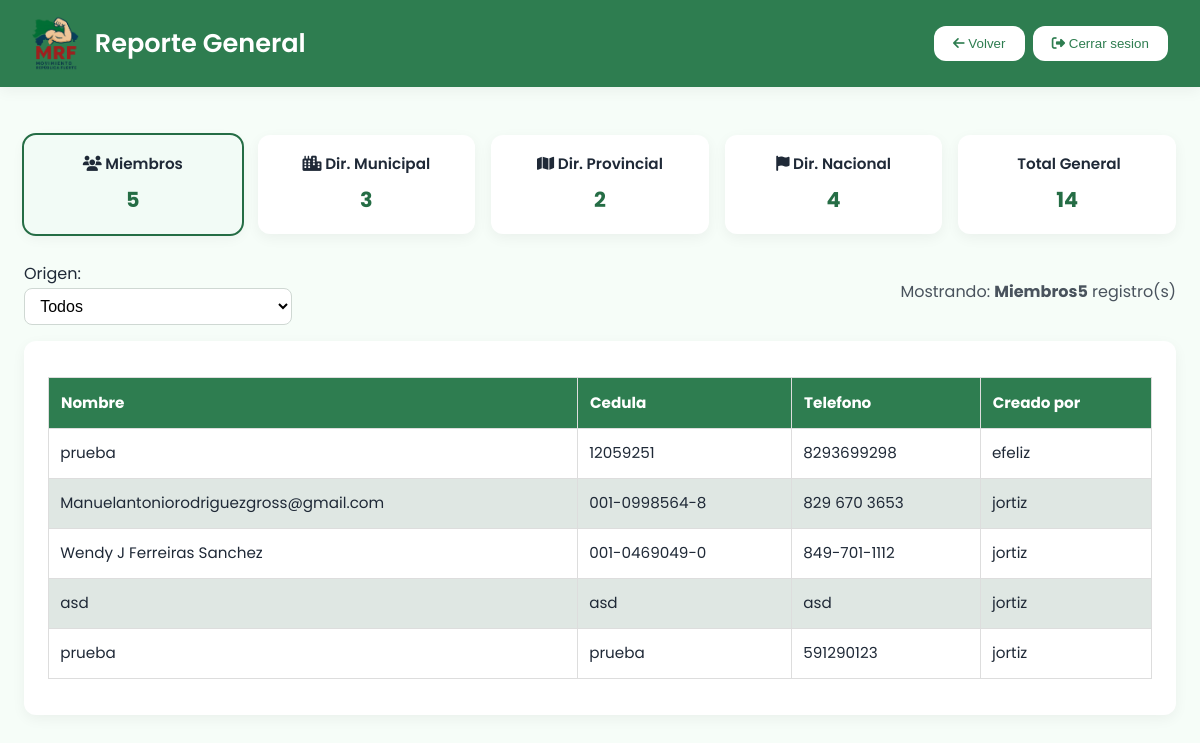
Screenshot of /reporte-por-usuario/ (signed in) with the database file from the repository.
### registro/models.py (models this page shows, shortened)
class Miembro(models.Model):
    nombre = models.CharField(max_length=100)
    cedula = models.CharField(max_length=20)
    telefono = models.CharField(max_length=20)
    sector = models.CharField(max_length=100)
    colegio = models.CharField(max_length=100)
    email = models.EmailField(blank=True)
    oficio = models.CharField(max_length=100, blank=True)
    creado_por = models.ForeignKey(User, on_delete=models.CASCADE, null=True, blank=True)

### registro/views.py (the view)
# urls.py: path('reporte-por-usuario/', views.reporte_general_por_usuario, name='reporte_por_usuario'),
@login_required
def reporte_general_por_usuario(request):
    tipo = request.GET.get('tipo', 'miembros')
    tipos_validos = {'miembros', 'municipales', 'provinciales', 'nacionales'}
    if tipo not in tipos_validos:
        tipo = 'miembros'
    origen = request.GET.get('origen', 'todos')
    if origen not in {'todos', 'web', 'usuarios'}:
        origen = 'todos'
    totales = {
        'miembros': Miembro.objects.count(),
        'municipales': CargoMunicipal.objects.count(),
        'provinciales': CargoProvincial.objects.count(),
        'nacionales': CargoNacional.objects.count(),
    }
    totales['general'] = sum(totales.values())
    totales_web = {
        'miembros': Miembro.objects.filter(creado_por__isnull=True).count(),
        'municipales': CargoMunicipal.objects.filter(creado_por__isnull=True).count(),
        'provinciales': CargoProvincial.objects.filter(creado_por__isnull=True).count(),
        'nacionales': CargoNacional.objects.filter(creado_por__isnull=True).count(),
    }
    if tipo == 'miembros':
        qs = Miembro.objects.select_related('creado_por').order_by('-id')
    elif tipo == 'municipales':
        qs = CargoMunicipal.objects.select_related('creado_por').order_by('-id')
    elif tipo == 'provinciales':
        qs = CargoProvincial.objects.select_related('creado_por').order_by('-id')
    else:  # 'nacionales'
        qs = CargoNacional.objects.select_related('creado_por').order_by('-id')
    if origen == 'web':
        qs = qs.filter(creado_por__isnull=True)
    elif origen == 'usuarios':
        qs = qs.filter(creado_por__isnull=False)
    titulos = {
        'miembros': 'Miembros',
        'municipales': 'Direccion Municipal',
        'provinciales': 'Direccion Provincial',
        'nacionales': 'Direccion Nacional',
    }
    context = {
        'tipo': tipo,
        'origen': origen,
        'titulo_tipo': titulos[tipo],
        'totales': totales,
        'totales_web': totales_web,
        'records': qs,
        'total_mostrado': qs.count(),
    }
    return render(request, 'reporte_por_usuario.html', context)

### templates/reporte_por_usuario.html (shortened to what this page needs)
{% load static %}
<!DOCTYPE html>
<html lang="es">
<head>
  <link href="https://cdnjs.cloudflare.com/ajax/libs/font-awesome/6.4.0/css/all.min.css" rel="stylesheet">
  <link rel="stylesheet" href="{% static 'css/style.css' %}">
</head>
<body>
  <header class="header-prov">
    <div class="header-prov__left">
      <img src="{% static 'img/Logo-mrf.png' %}" alt="Logo" class="header-prov__logo">
      <h1 class="header-prov__titulo">Reporte General</h1>
    </div>
    <div class="header-prov__right">
      <button type="button" onclick="history.back()" class="btn--light"><i class="fas fa-arrow-left"></i> Volver</button>
      <form action="{% url 'logout' %}" method="post" style="display:inline;">
        <button type="submit" class="btn--light"><i class="fas fa-sign-out-alt"></i> Cerrar sesion</button>
      </form>
    </div>
  </header>
  <main class="panel-admin-container">
    {% if totales %}
      <div class="totales-wrap">
        <a class="total-card-link" href="?tipo=miembros&origen={{ origen }}">
          <div class="total-card {% if tipo == 'miembros' %}active{% endif %}">
            <span class="label"><i class="fa-solid fa-users"></i> Miembros</span>
            <span class="num">{{ totales.miembros }}</span>
          </div>
        </a>
        <a class="total-card-link" href="?tipo=municipales&origen={{ origen }}">
          <div class="total-card {% if tipo == 'municipales' %}active{% endif %}">
            <span class="label"><i class="fa-solid fa-city"></i> Dir. Municipal</span>
            <span class="num">{{ totales.municipales }}</span>
          </div>
        </a>
        <a class="total-card-link" href="?tipo=provinciales&origen={{ origen }}">
          <div class="total-card {% if tipo == 'provinciales' %}active{% endif %}">
            <span class="label"><i class="fa-solid fa-map"></i> Dir. Provincial</span>
            <span class="num">{{ totales.provinciales }}</span>
          </div>
        </a>
        <a class="total-card-link" href="?tipo=nacionales&origen={{ origen }}">
          <div class="total-card {% if tipo == 'nacionales' %}active{% endif %}">
            <span class="label"><i class="fa-solid fa-flag"></i> Dir. Nacional</span>
            <span class="num">{{ totales.nacionales }}</span>
          </div>
        </a>
        <div class="total-card">
          <span class="label"> Total General</span>
          <span class="num">{{ totales.general }}</span>
        </div>
      </div>
    {% endif %}
    <div class="filter-bar">
      <form method="get" id="filtroForm">
        <label for="origen">Origen:</label>
        <select name="origen" id="origen" onchange="document.getElementById('filtroForm').submit()">
          <option value="todos" {% if origen == 'todos' %}selected{% endif %}>Todos</option>
        </select>
      </form>
      <div style="margin-left:auto; opacity:.8;">Mostrando: <strong>{{ titulo_tipo }}</strong><strong>{{ total_mostrado }}</strong> registro(s)</div>
    </div>
    {% if tipo == 'miembros' %}
      <div class="reporte-block">
        <table class="reporte-table">
          <thead>
            <tr>
              <th>Nombre</th><th>Cedula</th><th>Telefono</th><th>Creado por</th>
            </tr>
          </thead>
          <tbody>
            {% for m in records %}
              <tr>
                <td>{{ m.nombre }}</td>
                <td>{{ m.cedula }}</td>
                <td>{{ m.telefono }}</td>
                <td>{% if m.creado_por %}{{ m.creado_por.username }}{% else %}(Web){% endif %}</td>
              </tr>
            {% empty %}
              <tr><td colspan="4">Sin registros.</td></tr>
            {% endfor %}
          </tbody>
        </table>
      </div>
    {% endif %}
  </main>
</body>
</html>

### static/css/style.css (style rules this page uses)
:root { --rojo-mrf: #b63a3a; --verde-mapa: #2e7d50; --verde-oscuro: #256d45; --azul-oscuro: #102f41; --azul-marino: #183d4f; --beige-brazo: #f5d7b5; --blanco: #ffffff; --gris-claro: #f6fdf8; --gris-medio: #dfe7e3; --gris-oscuro: #4a4a4a; --texto-oscuro: #1f2937; --sombra-suave: 0 4px 14px rgba(0, 0, 0, 0.05); --borde-radio: 12px; }
* { margin: 0; padding: 0; box-sizing: border-box; }
html { scroll-behavior: smooth; }
body { font-family: 'Poppins', sans-serif; background: var(--gris-claro); color: var(--texto-oscuro); line-height: 1.75; font-size: 16px; overflow-x: hidden; }
input, select { padding: 0.75rem; border: 1px solid var(--gris-medio); border-radius: var(--borde-radio); font-size: 1rem; width: 100%; }

### templates/reporte_por_usuario.html (style rules this page uses)
body { font-family: 'Poppins', sans-serif; background: var(--gris-claro); margin: 0; }
.panel-admin-container { max-width: 1200px; margin: 3rem auto; padding: 0 1.5rem; }
.reporte-block { background: var(--blanco); border-radius: var(--borde-radio); box-shadow: var(--sombra-suave); padding: 1.25rem 1.5rem; margin-bottom: 1.5rem; }
.reporte-table { width: 100%; border-collapse: collapse; margin: 1rem 0; }
.reporte-table thead th { background-color: var(--verdoscuro, var(--verde-mapa)); color: var(--blanco); padding: 0.75rem; text-align: left; }
.reporte-table th, .reporte-table td { border: 1px solid #ddd; padding: 0.7rem; font-size: 0.95rem; }
.reporte-table tbody tr:nth-child(even) { background-color: var(--gris-medio); }
.header-prov { background: var(--verde-mapa); color: var(--blanco); display: flex; justify-content: space-between; align-items: center; padding: 1rem 2rem; flex-wrap: wrap; box-shadow: var(--sombra-suave); }
.header-prov__left { display: flex; align-items: center; gap: 1rem; }
.header-prov__logo { height: 55px; border-radius: 6px; }
.header-prov__titulo { font-size: 1.6rem; font-weight: 600; }
.header-prov__right { display: flex; gap: 0.5rem; }
.header-prov__right .btn--light { background: var(--blanco); color: var(--verde-mapa); padding: 0.6rem 1.2rem; border-radius: var(--borde-radio); font-weight: 500; border: none; transition: background 0.3s ease, transform 0.3s ease; }
.totales-wrap { display: grid; grid-template-columns: repeat(5, minmax(140px, 1fr)); gap: 1rem; margin: 1.2rem 0 1.6rem; }
.total-card-link { text-decoration: none; }
.total-card { background: var(--blanco); border-radius: var(--borde-radio); box-shadow: var(--sombra-suave); padding: 1rem 1.2rem; display: flex; flex-direction: column; align-items: center; justify-content: center; min-height: 90px; text-align: center; transition: transform .15s ease, box-shadow .15s ease, background .15s ease; }
.total-card .label { font-weight: 600; color: var(--texto-oscuro); font-size: 0.95rem; margin-bottom: 0.25rem; }
.total-card .num { font-size: 1.3rem; font-weight: 700; color: var(--verde-oscuro); }
.total-card.active { outline: 2px solid var(--verde-oscuro); background: #f2fbf6; }
.filter-bar { display:flex; gap:1rem; align-items:center; margin: .5rem 0 1rem; }
.filter-bar select { padding:.5rem .7rem; border-radius:8px; border:1px solid #cfd8d3; background:#fff; }

### rows the page displays
Miembro: nombre "prueba", cedula "12059251", telefono "8293699298", creado_por.username "efeliz"
Miembro: nombre "Manuelantoniorodriguezgross@gmail.com", cedula "001-0998564-8", telefono "829 670 3653", creado_por.username "jortiz"
Miembro: nombre "Wendy J Ferreiras Sanchez", cedula "001-0469049-0", telefono "849-701-1112", creado_por.username "jortiz"
Miembro: nombre "asd", cedula "asd", telefono "asd", creado_por.username "jortiz"
Miembro: nombre "prueba", cedula "prueba", telefono "591290123", creado_por.username "jortiz"

### other values shown
{{ totales.miembros }} "5"
{{ totales.municipales }} "3"
{{ totales.provinciales }} "2"
{{ totales.nacionales }} "4"
{{ totales.general }} "14"
{{ titulo_tipo }} "Miembros"
{{ total_mostrado }} "5"
